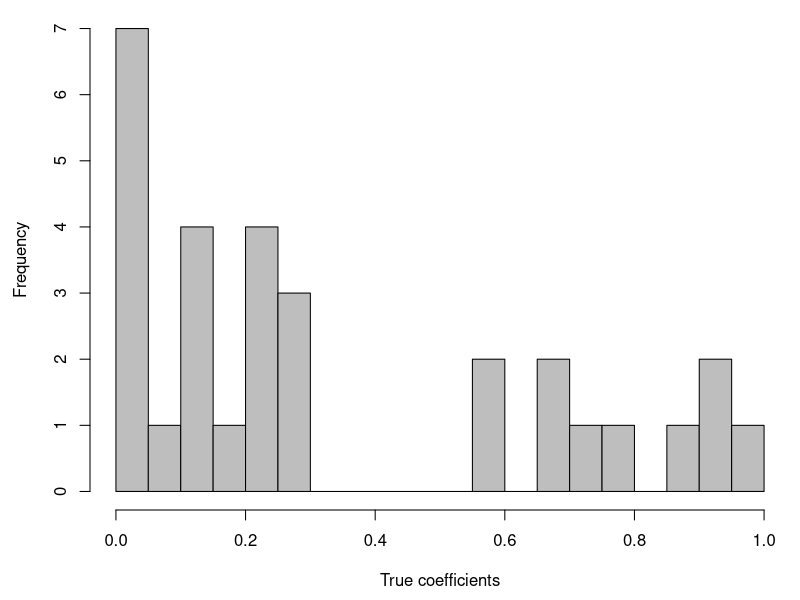
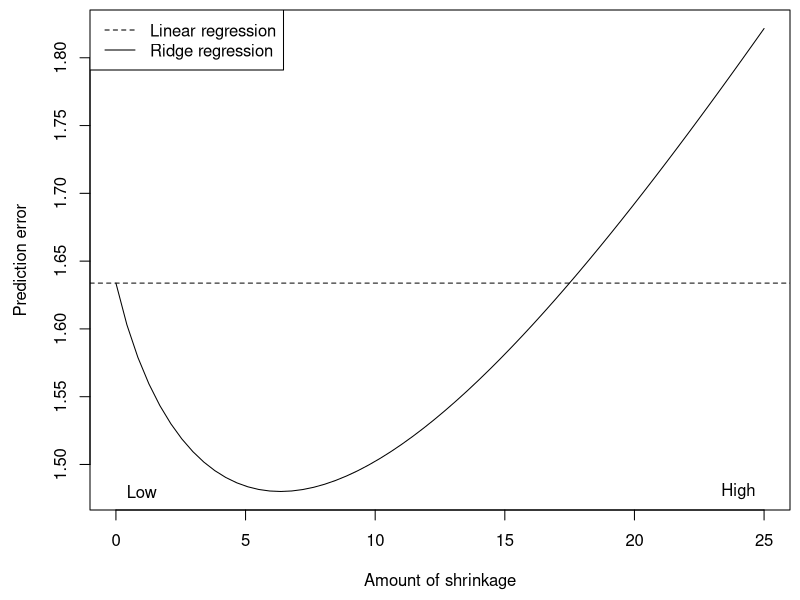
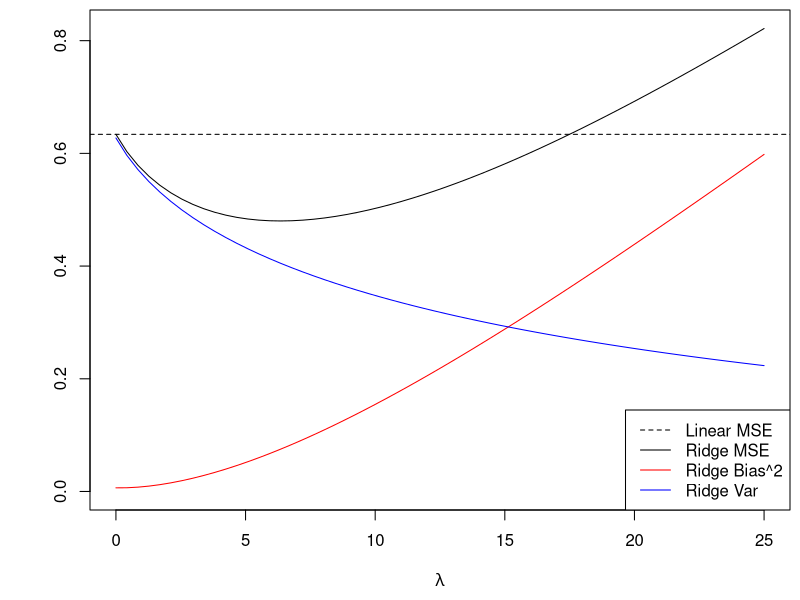

The R source for these figures, in order:
set.seed(0)
n = 50
p = 30
x = matrix(rnorm(n*p),nrow=n)

bstar = c(runif(10,0.5,1),runif(20,0,0.3))
mu = as.numeric(x%*%bstar)

par(mar=c(4.5,4.5,0.5,0.5))
hist(bstar,breaks=30,col="gray",main="",
xlab="True coefficients")

library(MASS)

set.seed(1)
R = 100
nlam = 60
lam = seq(0,25,length=nlam)

fit.ls = matrix(0,R,n)
fit.rid  = array(0,dim=c(R,nlam,n))
err.ls = numeric(R)
err.rid = matrix(0,R,nlam)

for (i in 1:R) {
cat(c(i,", "))
y = mu + rnorm(n)
ynew = mu + rnorm(n)

a = lm(y~x+0)
bls = coef(a)
fit.ls[i,] = x%*%bls
err.ls[i] = mean((ynew-fit.ls[i,])^2)

aa = lm.ridge(y~x+0,lambda=lam)
brid = coef(aa)
fit.rid[i,,] = brid%*%t(x)
err.rid[i,] = rowMeans(scale(fit.rid[i,,],center=ynew,scale=F)^2)
}

aveerr.ls = mean(err.ls)
aveerr.rid = colMeans(err.rid)

bias.ls = sum((colMeans(fit.ls)-mu)^2)/n
var.ls = sum(apply(fit.ls,2,var))/n

bias.rid = rowSums(scale(apply(fit.rid,2:3,mean),center=mu,scale=F)^2)/n
var.rid = rowSums(apply(fit.rid,2:3,var))/n

mse.ls = bias.ls + var.ls
mse.rid = bias.rid + var.rid
prederr.ls = mse.ls + 1
prederr.rid = mse.rid + 1

bias.ls
var.ls
p/n

prederr.ls
aveerr.ls

cbind(prederr.rid,aveerr.rid)

par(mar=c(4.5,4.5,0.5,0.5))
plot(lam,prederr.rid,type="l",
xlab="Amount of shrinkage",ylab="Prediction error")
abline(h=prederr.ls,lty=2)
text(c(1,24),c(1.48,1.48),c("Low","High"))
legend("topleft",lty=c(2,1),
legend=c("Linear regression","Ridge regression"))

par(mar=c(4.5,4.5,0.5,0.5))
plot(lam,mse.rid,type="l",ylim=c(0,max(mse.rid)),
xlab=expression(paste(lambda)),ylab="")
lines(lam,bias.rid,col="red")
lines(lam,var.rid,col="blue")
abline(h=mse.ls,lty=2)
legend("bottomright",lty=c(2,1,1,1),
legend=c("Linear MSE","Ridge MSE","Ridge Bias^2","Ridge Var"),
col=c("black","black","red","blue"))

